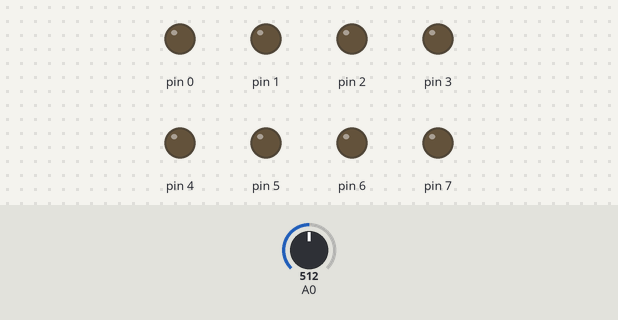
Recording of a sketch running on a simulated Arduino Uno, built with avr-gcc and run on an emulated ATmega328P. On the bench: output pins drawn as LEDs (lit = HIGH). The inputs (shaded band) are chosen by the test bench; at power-on: A0 = 512.

Above: at 1.2 s.
1.3 s: A0 set to 1015
2.8 s: A0 set to 1023
At 3.7 s:
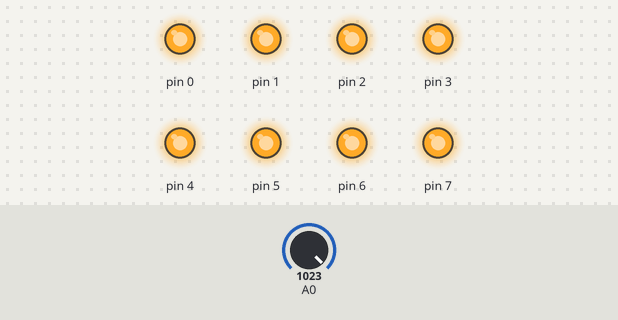
4.3 s: A0 set to 900
At 4.8 s:
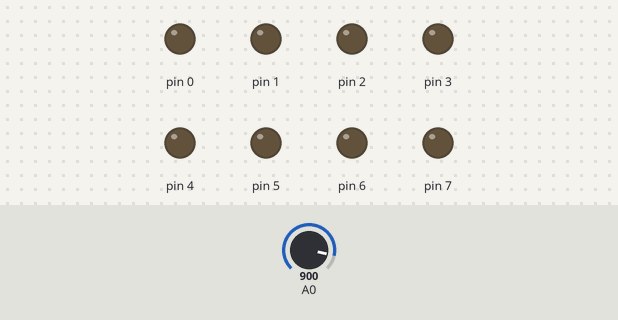
Timing chart, 0 to 7.3 s (numbered marks = the images above; inputs shaded):
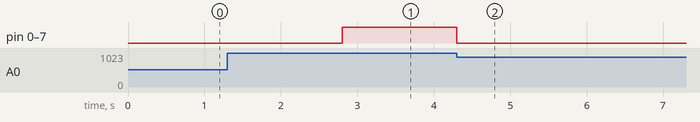

The sketch:

code_check2.ino
```cpp
#include <avr/io.h>
#include <math.h>

#define F_CPU 16000000UL

void setup() {
  // Disable digital input buffers on ADC0-ADC5
  DIDR0 = 0b00111111;
  // Set PORTD as output
  DDRD = 0xFF;
  // Set PORTC as input (for ADC)
  DDRC = 0x00;

  // Set ADC reference to AVcc and select ADC0 (A0) as input
  ADMUX = 0b01000000;

  // Enable ADC, set prescaler to 128
  ADCSRA = 0b10000111;
}

void loop() {
  // Start ADC conversion
  ADCSRA |= (1 << ADSC);
  // Wait for conversion to complete
  while (!(ADCSRA & (1 << ADIF))) {}
  // Map the ADC value (0-1023) to a step value (0-8)
  int step = (((ADC / 1023) * 255 ) / 255) * 8;
  // Set PORTD to light up the corresponding LEDs
  PORTD = round(pow(2, step) - 1);
  // Clear ADC interrupt flag
  // ADCSRA ^= (1 << ADIF);
}
```

Measured:
- the behaviour switches between 1022 and 1023 on A0 (found by bisection; images 0 and 1)
- after the input at 1.3 s, every drawn part: stays the same
- after the input at 2.8 s, pin 0–7: LOW → HIGH at once
- after the input at 4.3 s, pin 0–7: HIGH → LOW at once
